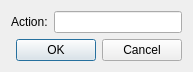
<?xml version="1.0" encoding="UTF-8"?>
<ui version="4.0">
 <class>AwayActionDialog</class>
 <widget class="QDialog" name="AwayActionDialog">
  <property name="geometry">
   <rect>
    <x>0</x>
    <y>0</y>
    <width>193</width>
    <height>69</height>
   </rect>
  </property>
  <property name="windowTitle">
   <string>Away Action</string>
  </property>
  <layout class="QVBoxLayout" name="verticalLayout">
   <item>
    <layout class="QFormLayout" name="formLayout">
     <item row="0" column="0">
      <widget class="QLabel" name="label">
       <property name="text">
        <string>Action:</string>
       </property>
      </widget>
     </item>
     <item row="0" column="1">
      <widget class="QLineEdit" name="leAction"/>
     </item>
    </layout>
   </item>
   <item>
    <widget class="QDialogButtonBox" name="buttonBox">
     <property name="orientation">
      <enum>Qt::Horizontal</enum>
     </property>
     <property name="standardButtons">
      <set>QDialogButtonBox::Cancel|QDialogButtonBox::Ok</set>
     </property>
    </widget>
   </item>
  </layout>
 </widget>
 <resources/>
 <connections>
  <connection>
   <sender>buttonBox</sender>
   <signal>accepted()</signal>
   <receiver>AwayActionDialog</receiver>
   <slot>accept()</slot>
   <hints>
    <hint type="sourcelabel">
     <x>248</x>
     <y>254</y>
    </hint>
    <hint type="destinationlabel">
     <x>157</x>
     <y>274</y>
    </hint>
   </hints>
  </connection>
  <connection>
   <sender>buttonBox</sender>
   <signal>rejected()</signal>
   <receiver>AwayActionDialog</receiver>
   <slot>reject()</slot>
   <hints>
    <hint type="sourcelabel">
     <x>316</x>
     <y>260</y>
    </hint>
    <hint type="destinationlabel">
     <x>286</x>
     <y>274</y>
    </hint>
   </hints>
  </connection>
 </connections>
</ui>
